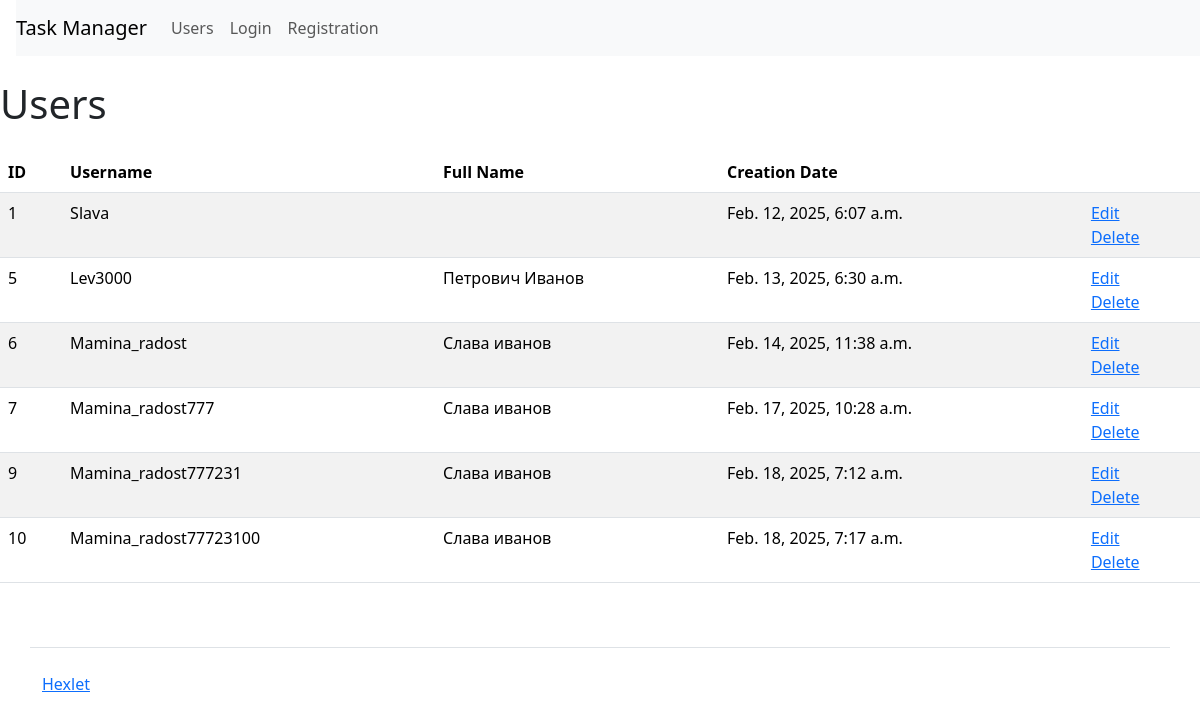
Before: /users/ with the older database file.
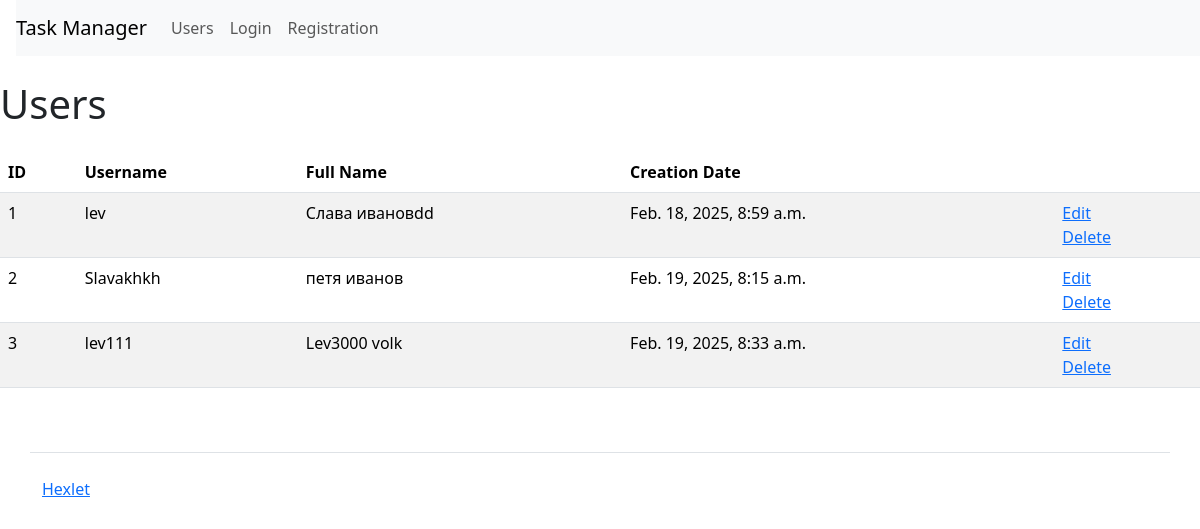
After: the same page with the newer database file.
### task_manager/users/models.py (models this page shows)
class User(AbstractUser):
    def __str__(self):
        return self.get_full_name()

### task_manager/users/views.py (the view)
# urls.py: path('', UsersListView.as_view(), name='list'),
class UsersListView(ListView):
    template_name = 'users/list.html'
    model = get_user_model()

### task_manager/templates/users/list.html
{% extends 'base.html' %}
{% load i18n %}
{% block content %}
<h1 class="my-4">
    {% translate 'Users' %}
</h1>
<table class="table table-striped">
  <thead>
    <tr>
      <th>{% translate 'ID' %}</th>
      <th>{% translate 'Username' %}</th>
      <th>{% translate 'Full Name' %}</th>
      <th>{% translate 'Creation Date' %}</th>
      <th></th>
    </tr>
  </thead>
  <tbody>
    {% for user in user_list %}
    <tr>
      <td>{{ user.id }}</td>
      <td>{{ user.username }}</td>
      <td>{{ user.get_full_name }}</td>
      <td>{{ user.date_joined }}</td>
      <td>
        <a href="{% url 'users:update' user.id%}">{% translate 'Edit' %}</a>
        <br>
        <a href="{% url 'users:delete' user.id %}">{% translate 'Delete' %}</a>
      </td>
    </tr>
    {% endfor %}
  </tbody>
</table>
{% endblock %}

### task_manager/templates/base.html (shortened to what this page needs)
{% load i18n %}
{% load django_bootstrap5 %}
<!DOCTYPE html>
<html lang="en">
  <head>
    <link href="https://cdn.jsdelivr.net/npm/bootstrap@5.3.3/dist/css/bootstrap.min.css" rel="stylesheet">
  </head>
  <body class="d-flex flex-column min-vh-100">
    <nav class="navbar navbar-expand-lg navbar-light bg-light ms-3">
      <a class="navbar-brand" href="/">{% translate 'Task Manager' %}</a>
      <div class="collapse navbar-collapse" id="navbarToggleExternalContent">
        <ul class="navbar-nav mr-auto">
          <li class="nav-item">
            <a class="nav-link" href="{% url 'users:list' %}">{% translate 'Users' %}</a>
          </li>
        </ul>
        <ul class="navbar-nav">
          {% if user.is_authenticated %}
            <form action="{% url 'logout' %}" method="post">
              {% csrf_token %}
              <input type="submit" class="btn nav-link" value="{% translate 'Logout' %}">
            </form>
          {% else %}
            <li class="nav-item">
              <a class="nav-link" href="{% url 'login' %}">{% translate 'Login' %}</a>
            </li>
            <li class="nav-item">
              <a class="nav-link" href="{% url 'users:create' %}">{% translate 'Registration' %}</a>
            </li>
          {% endif %}
        </ul>
      </div>
    </nav>
    <main>
        {% block content %}
        {% endblock %}
    </main>
    <footer>
      <div class="container my-5 pt-4 border-top">
        <a target="_blank" href="https://ru.hexlet.io">{% translate 'Hexlet' %}</a>
      </div>
    </footer>
  </body>
</html>

Changed rows visible on the page:
removed User: id "5", username "Lev3000", get_full_name "Петрович Иванов", date_joined "Feb. 13, 2025, 6:30 a.m."
removed User: id "6", username "Mamina_radost", get_full_name "Слава иванов", date_joined "Feb. 14, 2025, 11:38 a.m."
removed User: id "7", username "Mamina_radost777", get_full_name "Слава иванов", date_joined "Feb. 17, 2025, 10:28 a.m."
removed User: id "9", username "Mamina_radost777231", get_full_name "Слава иванов", date_joined "Feb. 18, 2025, 7:12 a.m."
removed User: id "10", username "Mamina_radost77723100", get_full_name "Слава иванов", date_joined "Feb. 18, 2025, 7:17 a.m."
changed User id 1: username "Slava" → "lev"; get_full_name (not shown) → "Слава ивановdd"; date_joined "Feb. 12, 2025, 6:07 a.m." → "Feb. 18, 2025, 8:59 a.m."
added User: id "2", username "Slavakhkh", get_full_name "петя иванов", date_joined "Feb. 19, 2025, 8:15 a.m."
added User: id "3", username "lev111", get_full_name "Lev3000 volk", date_joined "Feb. 19, 2025, 8:33 a.m."
